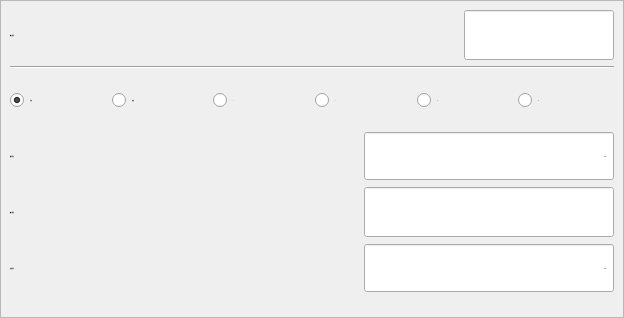
<?xml version="1.0" encoding="UTF-8"?>
<ui version="4.0">
 <class>FormBtnWait</class>
 <widget class="QWidget" name="FormBtnWait">
  <property name="geometry">
   <rect>
    <x>0</x>
    <y>0</y>
    <width>624</width>
    <height>318</height>
   </rect>
  </property>
  <property name="sizePolicy">
   <sizepolicy hsizetype="Fixed" vsizetype="Expanding">
    <horstretch>0</horstretch>
    <verstretch>0</verstretch>
   </sizepolicy>
  </property>
  <property name="minimumSize">
   <size>
    <width>624</width>
    <height>318</height>
   </size>
  </property>
  <property name="maximumSize">
   <size>
    <width>624</width>
    <height>318</height>
   </size>
  </property>
  <property name="font">
   <font>
    <family>微软雅黑</family>
    <pointsize>-1</pointsize>
    <weight>50</weight>
    <italic>false</italic>
    <bold>false</bold>
   </font>
  </property>
  <property name="windowTitle">
   <string notr="true">等待信号</string>
  </property>
  <property name="styleSheet">
   <string notr="true">font: 28px &quot;微软雅黑&quot;;</string>
  </property>
  <layout class="QVBoxLayout" name="verticalLayoutForm">
   <property name="spacing">
    <number>0</number>
   </property>
   <property name="margin">
    <number>0</number>
   </property>
   <item>
    <widget class="QFrame" name="frameBtnWait">
     <property name="font">
      <font>
       <family>微软雅黑</family>
       <pointsize>-1</pointsize>
       <weight>50</weight>
       <italic>false</italic>
       <bold>false</bold>
      </font>
     </property>
     <property name="styleSheet">
      <string notr="true"/>
     </property>
     <property name="frameShape">
      <enum>QFrame::StyledPanel</enum>
     </property>
     <property name="frameShadow">
      <enum>QFrame::Plain</enum>
     </property>
     <property name="IsMainArea" stdset="0">
      <bool>true</bool>
     </property>
     <layout class="QGridLayout" name="gridLayout">
      <item row="0" column="0">
       <layout class="QHBoxLayout" name="horizontalLayout">
        <item>
         <widget class="QLabel" name="labelSignal">
          <property name="sizePolicy">
           <sizepolicy hsizetype="Expanding" vsizetype="Preferred">
            <horstretch>0</horstretch>
            <verstretch>0</verstretch>
           </sizepolicy>
          </property>
          <property name="minimumSize">
           <size>
            <width>0</width>
            <height>50</height>
           </size>
          </property>
          <property name="maximumSize">
           <size>
            <width>16777215</width>
            <height>50</height>
           </size>
          </property>
          <property name="font">
           <font>
            <family>微软雅黑</family>
            <pointsize>-1</pointsize>
            <weight>50</weight>
            <italic>false</italic>
            <bold>false</bold>
           </font>
          </property>
          <property name="text">
           <string>端口信号：</string>
          </property>
          <property name="buddy">
           <cstring>lineEdit_var</cstring>
          </property>
         </widget>
        </item>
        <item>
         <widget class="xLineEdit" name="lineEdit_var">
          <property name="enabled">
           <bool>true</bool>
          </property>
          <property name="sizePolicy">
           <sizepolicy hsizetype="Preferred" vsizetype="Fixed">
            <horstretch>0</horstretch>
            <verstretch>0</verstretch>
           </sizepolicy>
          </property>
          <property name="minimumSize">
           <size>
            <width>150</width>
            <height>50</height>
           </size>
          </property>
          <property name="maximumSize">
           <size>
            <width>250</width>
            <height>50</height>
           </size>
          </property>
          <property name="font">
           <font>
            <family>微软雅黑</family>
            <pointsize>-1</pointsize>
            <weight>50</weight>
            <italic>false</italic>
            <bold>false</bold>
           </font>
          </property>
          <property name="focusPolicy">
           <enum>Qt::ClickFocus</enum>
          </property>
          <property name="acceptDrops">
           <bool>false</bool>
          </property>
          <property name="alignment">
           <set>Qt::AlignCenter</set>
          </property>
          <property name="readOnly">
           <bool>true</bool>
          </property>
         </widget>
        </item>
       </layout>
      </item>
      <item row="1" column="0">
       <widget class="Line" name="line">
        <property name="orientation">
         <enum>Qt::Horizontal</enum>
        </property>
       </widget>
      </item>
      <item row="2" column="0">
       <layout class="QHBoxLayout" name="horizontalLayout_5">
        <item>
         <widget class="QRadioButton" name="check_Invalid">
          <property name="sizePolicy">
           <sizepolicy hsizetype="Minimum" vsizetype="Fixed">
            <horstretch>0</horstretch>
            <verstretch>0</verstretch>
           </sizepolicy>
          </property>
          <property name="minimumSize">
           <size>
            <width>45</width>
            <height>50</height>
           </size>
          </property>
          <property name="maximumSize">
           <size>
            <width>16777215</width>
            <height>50</height>
           </size>
          </property>
          <property name="font">
           <font>
            <family>微软雅黑</family>
            <pointsize>-1</pointsize>
            <weight>50</weight>
            <italic>false</italic>
            <bold>false</bold>
           </font>
          </property>
          <property name="focusPolicy">
           <enum>Qt::NoFocus</enum>
          </property>
          <property name="text">
           <string>无效</string>
          </property>
          <property name="iconSize">
           <size>
            <width>32</width>
            <height>32</height>
           </size>
          </property>
          <property name="checked">
           <bool>true</bool>
          </property>
         </widget>
        </item>
        <item>
         <widget class="QRadioButton" name="check_valid">
          <property name="minimumSize">
           <size>
            <width>45</width>
            <height>50</height>
           </size>
          </property>
          <property name="font">
           <font>
            <family>微软雅黑</family>
            <pointsize>-1</pointsize>
            <weight>50</weight>
            <italic>false</italic>
            <bold>false</bold>
           </font>
          </property>
          <property name="text">
           <string>有效</string>
          </property>
         </widget>
        </item>
        <item>
         <widget class="QRadioButton" name="check_greater">
          <property name="minimumSize">
           <size>
            <width>45</width>
            <height>50</height>
           </size>
          </property>
          <property name="font">
           <font>
            <family>微软雅黑</family>
            <pointsize>-1</pointsize>
            <weight>50</weight>
            <italic>false</italic>
            <bold>false</bold>
           </font>
          </property>
          <property name="text">
           <string>&gt;</string>
          </property>
         </widget>
        </item>
        <item>
         <widget class="QRadioButton" name="check_less">
          <property name="minimumSize">
           <size>
            <width>45</width>
            <height>50</height>
           </size>
          </property>
          <property name="font">
           <font>
            <family>微软雅黑</family>
            <pointsize>-1</pointsize>
            <weight>50</weight>
            <italic>false</italic>
            <bold>false</bold>
           </font>
          </property>
          <property name="text">
           <string>&lt;</string>
          </property>
         </widget>
        </item>
        <item>
         <widget class="QRadioButton" name="check_unequal">
          <property name="minimumSize">
           <size>
            <width>45</width>
            <height>50</height>
           </size>
          </property>
          <property name="font">
           <font>
            <family>微软雅黑</family>
            <pointsize>-1</pointsize>
            <weight>50</weight>
            <italic>false</italic>
            <bold>false</bold>
           </font>
          </property>
          <property name="text">
           <string>!=</string>
          </property>
         </widget>
        </item>
        <item>
         <widget class="QRadioButton" name="check_equal">
          <property name="minimumSize">
           <size>
            <width>45</width>
            <height>50</height>
           </size>
          </property>
          <property name="font">
           <font>
            <family>微软雅黑</family>
            <pointsize>-1</pointsize>
            <weight>50</weight>
            <italic>false</italic>
            <bold>false</bold>
           </font>
          </property>
          <property name="text">
           <string>==</string>
          </property>
         </widget>
        </item>
       </layout>
      </item>
      <item row="3" column="0">
       <layout class="QHBoxLayout" name="horizontalLayout_2">
        <item>
         <widget class="QLabel" name="labelDelay">
          <property name="sizePolicy">
           <sizepolicy hsizetype="Expanding" vsizetype="Preferred">
            <horstretch>0</horstretch>
            <verstretch>0</verstretch>
           </sizepolicy>
          </property>
          <property name="minimumSize">
           <size>
            <width>0</width>
            <height>50</height>
           </size>
          </property>
          <property name="maximumSize">
           <size>
            <width>16777215</width>
            <height>50</height>
           </size>
          </property>
          <property name="font">
           <font>
            <family>微软雅黑</family>
            <pointsize>-1</pointsize>
            <weight>50</weight>
            <italic>false</italic>
            <bold>false</bold>
           </font>
          </property>
          <property name="text">
           <string>超时时间：</string>
          </property>
          <property name="buddy">
           <cstring>lineEdit_var</cstring>
          </property>
         </widget>
        </item>
        <item>
         <widget class="xDoubleSpinBox" name="BoxDelay">
          <property name="enabled">
           <bool>true</bool>
          </property>
          <property name="sizePolicy">
           <sizepolicy hsizetype="Fixed" vsizetype="Fixed">
            <horstretch>0</horstretch>
            <verstretch>0</verstretch>
           </sizepolicy>
          </property>
          <property name="minimumSize">
           <size>
            <width>250</width>
            <height>50</height>
           </size>
          </property>
          <property name="maximumSize">
           <size>
            <width>16777215</width>
            <height>50</height>
           </size>
          </property>
          <property name="font">
           <font>
            <family>微软雅黑</family>
            <pointsize>-1</pointsize>
            <weight>50</weight>
            <italic>false</italic>
            <bold>false</bold>
           </font>
          </property>
          <property name="focusPolicy">
           <enum>Qt::ClickFocus</enum>
          </property>
          <property name="acceptDrops">
           <bool>false</bool>
          </property>
          <property name="alignment">
           <set>Qt::AlignRight|Qt::AlignTrailing|Qt::AlignVCenter</set>
          </property>
          <property name="buttonSymbols">
           <enum>QAbstractSpinBox::NoButtons</enum>
          </property>
          <property name="specialValueText">
           <string notr="true"/>
          </property>
          <property name="keyboardTracking">
           <bool>false</bool>
          </property>
          <property name="suffix">
           <string notr="true">s</string>
          </property>
          <property name="decimals">
           <number>2</number>
          </property>
          <property name="maximum">
           <double>600.000000000000000</double>
          </property>
          <property name="singleStep">
           <double>0.100000000000000</double>
          </property>
          <property name="HasBtn" stdset="0">
           <bool>true</bool>
          </property>
         </widget>
        </item>
       </layout>
      </item>
      <item row="4" column="0">
       <layout class="QHBoxLayout" name="horizontalLayout_3">
        <item>
         <widget class="QLabel" name="labelSignal2">
          <property name="sizePolicy">
           <sizepolicy hsizetype="Expanding" vsizetype="Preferred">
            <horstretch>0</horstretch>
            <verstretch>0</verstretch>
           </sizepolicy>
          </property>
          <property name="minimumSize">
           <size>
            <width>150</width>
            <height>50</height>
           </size>
          </property>
          <property name="maximumSize">
           <size>
            <width>16777215</width>
            <height>50</height>
           </size>
          </property>
          <property name="font">
           <font>
            <family>微软雅黑</family>
            <pointsize>-1</pointsize>
            <weight>50</weight>
            <italic>false</italic>
            <bold>false</bold>
           </font>
          </property>
          <property name="text">
           <string>端口信号：</string>
          </property>
          <property name="buddy">
           <cstring>lineEdit_var</cstring>
          </property>
         </widget>
        </item>
        <item>
         <widget class="xLineEdit" name="lineEdit_var2">
          <property name="enabled">
           <bool>true</bool>
          </property>
          <property name="sizePolicy">
           <sizepolicy hsizetype="Fixed" vsizetype="Fixed">
            <horstretch>0</horstretch>
            <verstretch>0</verstretch>
           </sizepolicy>
          </property>
          <property name="minimumSize">
           <size>
            <width>250</width>
            <height>50</height>
           </size>
          </property>
          <property name="maximumSize">
           <size>
            <width>250</width>
            <height>50</height>
           </size>
          </property>
          <property name="font">
           <font>
            <family>微软雅黑</family>
            <pointsize>-1</pointsize>
            <weight>50</weight>
            <italic>false</italic>
            <bold>false</bold>
           </font>
          </property>
          <property name="focusPolicy">
           <enum>Qt::ClickFocus</enum>
          </property>
          <property name="acceptDrops">
           <bool>false</bool>
          </property>
          <property name="alignment">
           <set>Qt::AlignCenter</set>
          </property>
          <property name="readOnly">
           <bool>true</bool>
          </property>
         </widget>
        </item>
       </layout>
      </item>
      <item row="5" column="0">
       <layout class="QHBoxLayout" name="horizontalLayout_4">
        <item>
         <widget class="QLabel" name="labelValid">
          <property name="sizePolicy">
           <sizepolicy hsizetype="Expanding" vsizetype="Preferred">
            <horstretch>0</horstretch>
            <verstretch>0</verstretch>
           </sizepolicy>
          </property>
          <property name="minimumSize">
           <size>
            <width>150</width>
            <height>50</height>
           </size>
          </property>
          <property name="maximumSize">
           <size>
            <width>16777215</width>
            <height>50</height>
           </size>
          </property>
          <property name="font">
           <font>
            <family>微软雅黑</family>
            <pointsize>-1</pointsize>
            <weight>50</weight>
            <italic>false</italic>
            <bold>false</bold>
           </font>
          </property>
          <property name="text">
           <string>有效时间：</string>
          </property>
          <property name="buddy">
           <cstring>lineEdit_var</cstring>
          </property>
         </widget>
        </item>
        <item>
         <widget class="xDoubleSpinBox" name="BoxValid">
          <property name="enabled">
           <bool>true</bool>
          </property>
          <property name="sizePolicy">
           <sizepolicy hsizetype="Fixed" vsizetype="Fixed">
            <horstretch>0</horstretch>
            <verstretch>0</verstretch>
           </sizepolicy>
          </property>
          <property name="minimumSize">
           <size>
            <width>250</width>
            <height>50</height>
           </size>
          </property>
          <property name="maximumSize">
           <size>
            <width>250</width>
            <height>50</height>
           </size>
          </property>
          <property name="font">
           <font>
            <family>微软雅黑</family>
            <pointsize>-1</pointsize>
            <weight>50</weight>
            <italic>false</italic>
            <bold>false</bold>
           </font>
          </property>
          <property name="focusPolicy">
           <enum>Qt::ClickFocus</enum>
          </property>
          <property name="acceptDrops">
           <bool>false</bool>
          </property>
          <property name="alignment">
           <set>Qt::AlignRight|Qt::AlignTrailing|Qt::AlignVCenter</set>
          </property>
          <property name="buttonSymbols">
           <enum>QAbstractSpinBox::NoButtons</enum>
          </property>
          <property name="specialValueText">
           <string notr="true"/>
          </property>
          <property name="keyboardTracking">
           <bool>false</bool>
          </property>
          <property name="suffix">
           <string notr="true">s</string>
          </property>
          <property name="decimals">
           <number>2</number>
          </property>
          <property name="maximum">
           <double>600.000000000000000</double>
          </property>
          <property name="singleStep">
           <double>0.100000000000000</double>
          </property>
          <property name="HasBtn" stdset="0">
           <bool>true</bool>
          </property>
         </widget>
        </item>
       </layout>
      </item>
      <item row="6" column="0">
       <spacer name="verticalSpacerDown">
        <property name="orientation">
         <enum>Qt::Vertical</enum>
        </property>
        <property name="sizeHint" stdset="0">
         <size>
          <width>20</width>
          <height>40</height>
         </size>
        </property>
       </spacer>
      </item>
     </layout>
    </widget>
   </item>
  </layout>
 </widget>
 <customwidgets>
  <customwidget>
   <class>xDoubleSpinBox</class>
   <extends>QDoubleSpinBox</extends>
   <header>xdoublespinbox.h</header>
   <slots>
    <signal>clicked()</signal>
   </slots>
  </customwidget>
  <customwidget>
   <class>xLineEdit</class>
   <extends>QLineEdit</extends>
   <header>xlineedit.h</header>
   <slots>
    <signal>clicked()</signal>
    <slot>inputIP()</slot>
   </slots>
  </customwidget>
 </customwidgets>
 <resources/>
 <connections>
  <connection>
   <sender>BoxDelay</sender>
   <signal>clicked()</signal>
   <receiver>FormBtnWait</receiver>
   <slot>inputDelay()</slot>
   <hints>
    <hint type="sourcelabel">
     <x>209</x>
     <y>177</y>
    </hint>
    <hint type="destinationlabel">
     <x>364</x>
     <y>214</y>
    </hint>
   </hints>
  </connection>
  <connection>
   <sender>lineEdit_var</sender>
   <signal>clicked()</signal>
   <receiver>FormBtnWait</receiver>
   <slot>selectInport()</slot>
   <hints>
    <hint type="sourcelabel">
     <x>243</x>
     <y>64</y>
    </hint>
    <hint type="destinationlabel">
     <x>425</x>
     <y>71</y>
    </hint>
   </hints>
  </connection>
  <connection>
   <sender>lineEdit_var2</sender>
   <signal>clicked()</signal>
   <receiver>FormBtnWait</receiver>
   <slot>selectInport2()</slot>
   <hints>
    <hint type="sourcelabel">
     <x>487</x>
     <y>218</y>
    </hint>
    <hint type="destinationlabel">
     <x>311</x>
     <y>158</y>
    </hint>
   </hints>
  </connection>
  <connection>
   <sender>BoxValid</sender>
   <signal>clicked()</signal>
   <receiver>FormBtnWait</receiver>
   <slot>inputValid()</slot>
   <hints>
    <hint type="sourcelabel">
     <x>487</x>
     <y>275</y>
    </hint>
    <hint type="destinationlabel">
     <x>311</x>
     <y>158</y>
    </hint>
   </hints>
  </connection>
 </connections>
 <slots>
  <slot>inputDelay()</slot>
  <slot>checkChanged(int)</slot>
  <slot>selectInport()</slot>
  <slot>selectInport2()</slot>
  <slot>inputValid()</slot>
 </slots>
</ui>
